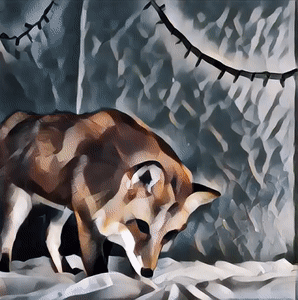
#> input picture fox1.tiff, 298 x 300 px
$ python stitch.py   (Python 2 division)
#> lines starting #> are read from the running program, lines starting #| are printed output that depends on the picture
#RANSAC
import numpy as np
import cv2


# [75 lines left out: functions ransacForF, computeF, not called in this run]


file1 = "fox1.tiff"
file2 = "fox2.tiff"

img1 = cv2.imread(file1,0)          # queryImage
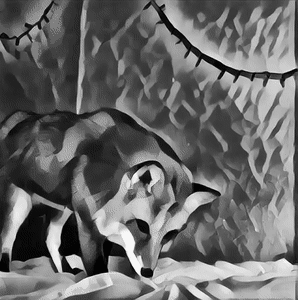
#> img1: shape (300, 298); min 3, max 247, mean 105.4
img2 = cv2.imread(file2,0) # trainImage
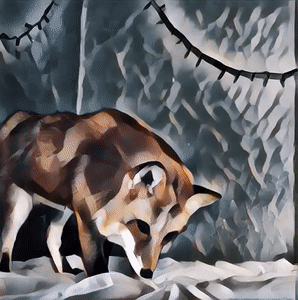
#> input picture fox2.tiff, 298 x 300 px
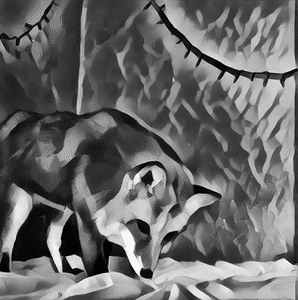
#> img2: shape (300, 298); min 3, max 247, mean 105.3


# SIFT
orb = cv2.ORB_create()

# find the keypoints and descriptors with SIFT
kp1, des1 = orb.detectAndCompute(img1,None)
#> kp1 = 488 keypoints; strongest (x, y, size): (72, 267, 31), (66, 257, 31), (225, 72, 31), (226, 72, 37.2)
kp2, des2 = orb.detectAndCompute(img2,None)
#> kp2 = 489 keypoints; strongest (x, y, size): (72, 267, 31), (67, 257, 31), (226, 72, 31), (234, 77, 31)
# create BFMatcher object
bf = cv2.BFMatcher(cv2.NORM_HAMMING, crossCheck=True)

# Match descriptors.
matches = bf.match(des1,des2)
#> matches = 345 matches

img3 = cv2.drawMatches(img1,kp1,img2,kp2,matches,None)
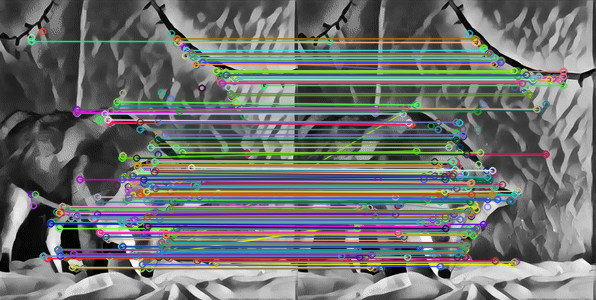
#> img3: shape (300, 596, 3); mean of channels 0, 1, 2 111.4, 113.9, 109.7; drawn as B, G, R

#> (the run stopped early here; a loop or call above may not have finished)
